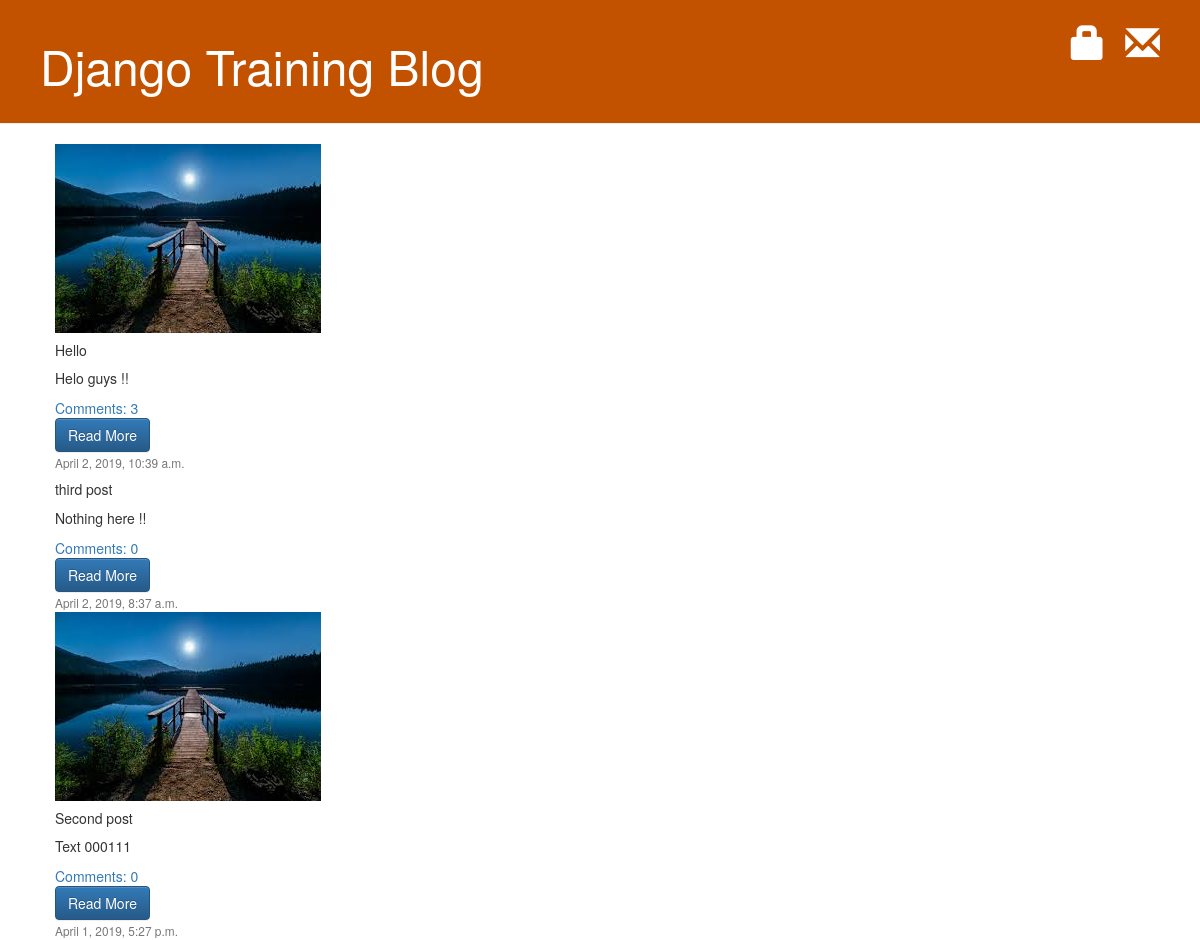
The page / on the database its author committed.
### blog/models.py (models this page shows, shortened)
class PostImage(models.Model):
	post = models.ForeignKey('blog.Post', on_delete=models.DO_NOTHING)
	image = models.ImageField(upload_to='blog/images/')
	featured = models.BooleanField(default=False)
	updated = models.DateTimeField(auto_now_add = False, auto_now=True)
	thumbnail = models.BooleanField(default=False)
	active = models.BooleanField(default=True)

class Post(models.Model):
	author = models.ForeignKey(settings.AUTH_USER_MODEL, on_delete=models.CASCADE)
	title = models.CharField(max_length=200)
	text = models.CharField(max_length=5000)
	created_date = models.DateTimeField(default=timezone.now)
	published_date = models.DateTimeField(blank=True, null=True)
	def approved_comments(self):
		return self.comments.filter(approved_comment=True)

### blog/views.py (the view)
# urls.py: path('', views.PostListView.as_view(), name='post_list'),
class PostListView(generic.ListView):
	template_name = 'blog/mainPage.html'
	context_object_name = 'posts'
	def get_queryset(self):
		return Post.objects.filter(created_date__lte=timezone.now()).order_by('published_date')

### blog/templates/blog/mainPage.html
{% extends './base.html' %}
{% load static %}
{% block content %}
	<div class="card-group">
		{% for post in posts %}
		<div class="card" style="width: 18rem;">
			{% for item in post.postimage_set.all %}
				{% if item.featured %}
					<img class="card-img-top" src="{{item.image.url}}" alt="{{post.title}}">
				{% endif %}
			{% endfor %}
			<div class="card-body">
				<h5 class="card-title">{{ post.title }}</h5>
				<p class="card-text">{{ post.text | linebreaksbr }}</p>
				<a href="{% url 'post_detail' pk=post.pk %}">Comments: {{ post.approved_comments.count }}</a>
				<a href="{% url 'post_detail' pk=post.pk %}" class="btn btn-primary">Read More</a>
			</div>
			<div class="card-footer">
				<small class="text-muted">{{ post.created_date }}</small>
			</div>
		</div>
		{% endfor %}
	</div>
{% endblock %}

### rows shown on the page
Post: title "Hello", text "Helo guys !!", approved_comments.count "3", created_date "April 2, 2019, 10:39 a.m."
PostImage: image (picture)
Post: title "third post", text "Nothing here !!", approved_comments.count "0", created_date "April 2, 2019, 8:37 a.m."
Post: title "Second post", text "Text 000111", approved_comments.count "0", created_date "April 1, 2019, 5:27 p.m."
PostImage: image (picture)
